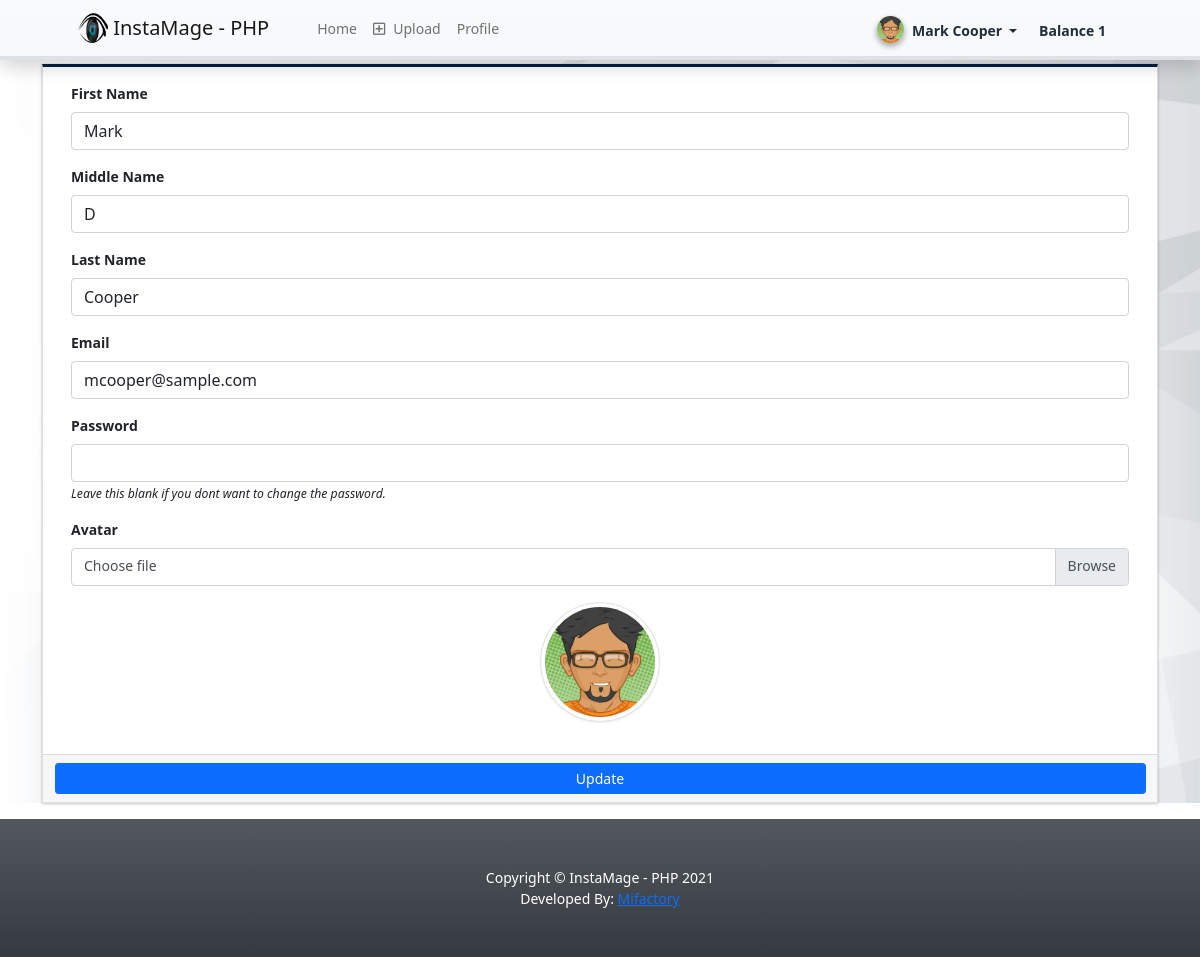
The page /user/?page=user (signed in) on the database its author committed.
### tables this page shows
CREATE TABLE `member_list` (
  `id` int(30) NOT NULL,
  `firstname` text NOT NULL,
  `middlename` text DEFAULT NULL,
  `lastname` text NOT NULL,
  `email` text NOT NULL,
  `password` text NOT NULL,
  `avatar` text DEFAULT NULL,
  `status` tinyint(1) NOT NULL DEFAULT 0 COMMENT '0=Pending, 1=Approved, 2 = Denied, 3=Blocked',
  `date_created` datetime NOT NULL DEFAULT current_timestamp(),
  `date_updated` datetime NOT NULL DEFAULT current_timestamp() ON UPDATE current_timestamp(),
  `coin` int(11) NOT NULL DEFAULT 0
);

### classes/DBConnection.php (called while the page is built, shortened)
<?php
class DBConnection{
    private $host = DB_SERVER;
    private $username = DB_USERNAME;
    private $password = DB_PASSWORD;
    private $database = DB_NAME;
    public $conn;
    public function __construct(){
        if (!isset($this->conn)) {
            $this->conn = new mysqli($this->host, $this->username, $this->password, $this->database);
        }
    }
}
?>

### classes/SystemSettings.php (called while the page is built, shortened)
<?php
class SystemSettings extends DBConnection{
	function userdata($field = ''){
		if(!empty($field)){
			if(isset($_SESSION['userdata'][$field]))
				return $_SESSION['userdata'][$field];
			else
				return null;
		}else{
			return false;
		}
	}
}
$_settings = new SystemSettings();
?>

### config.php (called while the page is built, shortened)
<?php
require_once('classes/DBConnection.php');
require_once('classes/SystemSettings.php');
function validate_image($file){
	if(!empty($file)){
        $ex = explode("?",$file);
        $file = $ex[0];
        $ts = isset($ex[1]) ? "?".$ex[1] : '';
		if(is_file(base_app.$file)){
			return base_url.$file.$ts;
		}else{
			return base_url.'dist/img/no-image-available.png';
		}
	}else{
		return base_url.'dist/img/no-image-available.png';
	}
}
?>

### user/user/index.php (the view, shortened to what this page needs)
<?php
$user = $conn->query("SELECT * FROM member_list where id ='".$_settings->userdata('id')."'");
foreach($user->fetch_array() as $k =>$v){
	$meta[$k] = $v;
}
?>
<div class="card card-outline rounded-0 card-navy">
	<div class="card-body">
		<div class="container-fluid">
			<form action="" id="manage-user">
				<div class="form-group">
					<label for="name">First Name</label>
					<input type="text" name="firstname" id="firstname" class="form-control" value="<?php echo isset($meta['firstname']) ? $meta['firstname']: '' ?>" required>
				</div>
				<div class="form-group">
					<label for="name">Middle Name</label>
					<input type="text" name="middlename" id="middlename" class="form-control" value="<?php echo isset($meta['middlename']) ? $meta['middlename']: '' ?>">
				</div>
				<div class="form-group">
					<label for="name">Last Name</label>
					<input type="text" name="lastname" id="lastname" class="form-control" value="<?php echo isset($meta['lastname']) ? $meta['lastname']: '' ?>" required>
				</div>
				<div class="form-group">
					<label for="email">Email</label>
					<input type="email" name="email" id="email" class="form-control" value="<?php echo isset($meta['email']) ? $meta['email']: '' ?>" required  autocomplete="off">
				</div>
				<div class="form-group">
					<label for="password">Password</label>
					<input type="password" name="password" id="password" class="form-control" value="" autocomplete="off">
					<small><i>Leave this blank if you dont want to change the password.</i></small>
				</div>
				<div class="form-group">
					<label for="" class="control-label">Avatar</label>
					<div class="custom-file">
		              <label class="custom-file-label" for="customFile">Choose file</label>
		            </div>
				</div>
				<div class="form-group d-flex justify-content-center">
					<img src="<?php echo validate_image(isset($meta['avatar']) ? $meta['avatar'] :'') ?>" alt="" id="cimg" class="img-fluid img-thumbnail">
				</div>
			</form>
		</div>
	</div>
	<div class="card-footer">
			<div class="col-md-12">
				<div class="row">
					<button class="btn btn-sm btn-primary" form="manage-user">Update</button>
				</div>
			</div>
		</div>
</div>

### user/user/index.php (style rules this page uses)
img#cimg { height: 15vh; width: 15vh; object-fit: cover; border-radius: 100% 100%; }

### rows shown on the page
member_list: firstname "Mark", middlename "D", lastname "Cooper", email "mcooper@sample.com", avatar (picture)

### other values the page prints
$_settings->info('short_name') "InstaMage - PHP"
$_settings->userdata('firstname').' '.$_settings->userdata('lastname') "Mark Cooper"
$_settings->userdata('coin') "1"
